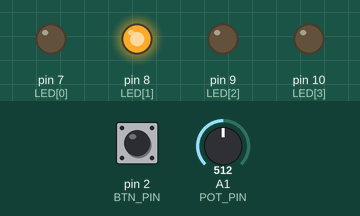
Recording of a sketch running on a simulated Arduino Uno, built with avr-gcc and run on an emulated ATmega328P. Shown: output pins drawn as LEDs (lit = HIGH). The test bench sets the inputs (shaded band); at power-on: A1 (POT_PIN) = 512, pin 2 (BTN_PIN) HIGH. Random numbers use the default seed unless the sketch sets one.

Above: at 1.2 s.
1.3 s: A1 (POT_PIN) set to 548
2.8 s: A1 (POT_PIN) set to 576
At 4.0 s:
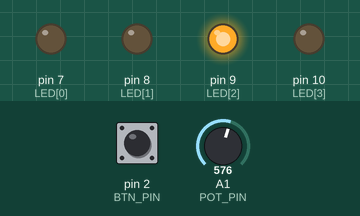
4.3 s: A1 (POT_PIN) set to 306
At 5.2 s:
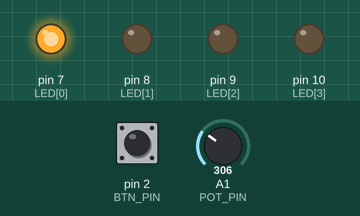
5.8 s: A1 (POT_PIN) set to 324
At 6.3 s:
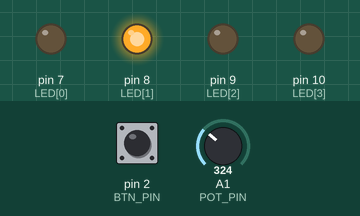
8.9 s: A1 (POT_PIN) set to 900
At 9.9 s:
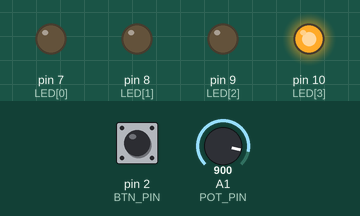
Timing chart, 0 to 11.4 s (numbered marks = the images above; inputs shaded):
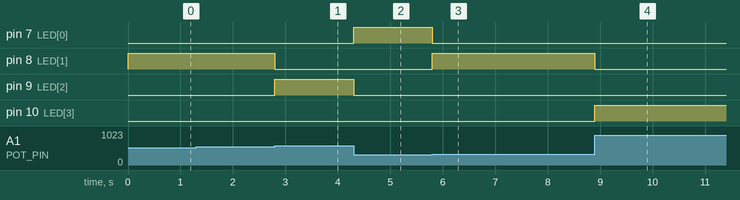

The sketch:

labo2.ino
```cpp
const int ETD_ID = 6357132;
const int LED[] = {7, 8, 9, 10};
const int NB_LEDS = 4;
const int BTN_PIN = 2;
const int POT_PIN = A1;
const bool IS_EVEN = (ETD_ID % 2 == 0);

int btnState = HIGH;
int btnPrevious = HIGH;
int lastReading = HIGH;

int value = 0;
int mappedValue = 0;

int currentRange = -1;
int previousRange = -1;

unsigned long lastDebounceTime = 0;
const unsigned long DEBOUNCE_DELAY = 100;


void setup() {
  Serial.begin(9600);
  for (int i = 0; i < NB_LEDS; i++) { pinMode(LED[i], OUTPUT); }
  pinMode(BTN_PIN, INPUT_PULLUP);
  pinMode(POT_PIN, INPUT_PULLUP);
}

void choice() {
  value = analogRead(POT_PIN);
  mappedValue = map(value, 0, 1023, 0, 20);

  // Debounce du bouton
  int reading = digitalRead(BTN_PIN);
  if (reading != lastReading) {
    lastDebounceTime = millis();
  }
  if ((millis() - lastDebounceTime) > DEBOUNCE_DELAY) {
    btnPrevious = btnState;
    btnState = reading;
  }
  lastReading = reading;

  // Plage actuelle
  if (mappedValue <= 5) {
    currentRange = 0;
  } else if (mappedValue <= 10) {
    currentRange = 1;
  } else if (mappedValue <= 15) {
    currentRange = 2;
  } else {
    currentRange = 3;
  }

  if (ETD_ID % 2 == 0) { idIsEven(); }
  else { idIsOdd(); }
}

void idIsEven() {
  if (btnState == LOW) {
    if (btnPrevious == HIGH || currentRange != previousRange) {
      switch (currentRange) {
        case 0: Serial.println("[!!!!!...............] 25%");  break;
        case 1: Serial.println("[!!!!!!!!!!..........] 50%");  break;
        case 2: Serial.println("[!!!!!!!!!!!!!!!.....] 75%");  break;
        case 3: Serial.println("[!!!!!!!!!!!!!!!!!!!!] 100%"); break;
      }
      previousRange = currentRange;
    }
  } else {
    currentRange = -1;
  }

  if (mappedValue <= 5) {
    digitalWrite(LED[0], HIGH);
    digitalWrite(LED[1], LOW);
    digitalWrite(LED[2], LOW);
    digitalWrite(LED[3], LOW);
  } else if (mappedValue <= 10) {
    digitalWrite(LED[0], LOW);
    digitalWrite(LED[1], HIGH);
    digitalWrite(LED[2], LOW);
    digitalWrite(LED[3], LOW);
  } else if (mappedValue <= 15) {
    digitalWrite(LED[0], LOW);
    digitalWrite(LED[1], LOW);
    digitalWrite(LED[2], HIGH);
    digitalWrite(LED[3], LOW);
  } else {
    digitalWrite(LED[0], LOW);
    digitalWrite(LED[1], LOW);
    digitalWrite(LED[2], LOW);
    digitalWrite(LED[3], HIGH);
  }
}

void idIsOdd() {
  if (btnState == LOW) {
    if (btnPrevious == HIGH || currentRange != previousRange) {
      switch (currentRange) {
        case 0: Serial.println("25%  [-----................]");  break;
        case 1: Serial.println("50%  [-----------..........]");  break;
        case 2: Serial.println("75%  [----------------.....]");  break;
        case 3: Serial.println("100% [---------------------]");  break;
      }
      previousRange = currentRange;
    }
  } else {
    previousRange = -1;
  }

  if (mappedValue <= 5) {
    digitalWrite(LED[0], HIGH);
    digitalWrite(LED[1], LOW);
    digitalWrite(LED[2], LOW);
    digitalWrite(LED[3], LOW);
  } else if (mappedValue <= 10) {
    digitalWrite(LED[0], HIGH);
    digitalWrite(LED[1], HIGH);
    digitalWrite(LED[2], LOW);
    digitalWrite(LED[3], LOW);
  } else if (mappedValue <= 15) {
    digitalWrite(LED[0], HIGH);
    digitalWrite(LED[1], HIGH);
    digitalWrite(LED[2], HIGH);
    digitalWrite(LED[3], LOW);
  } else {
    digitalWrite(LED[0], HIGH);
    digitalWrite(LED[1], HIGH);
    digitalWrite(LED[2], HIGH);
    digitalWrite(LED[3], HIGH);
  }
}

void loop() {
  choice();
}
```

Measured:
- the behaviour switches between 562 and 563 on A1 (POT_PIN) (found by bisection; images 0 and 1)
- the behaviour switches between 306 and 307 on A1 (POT_PIN) (found by bisection; images 2 and 3)
- after the input at 1.3 s, every drawn part: stays the same
- after the input at 2.8 s, pin 8 (LED[1]): HIGH → LOW at once; pin 9 (LED[2]): LOW → HIGH at once
- after the input at 4.3 s, pin 7 (LED[0]): LOW → HIGH at once; pin 9 (LED[2]): HIGH → LOW at once
- after the input at 5.8 s, pin 7 (LED[0]): HIGH → LOW at once; pin 8 (LED[1]): LOW → HIGH at once
- after the input at 8.9 s, pin 8 (LED[1]): HIGH → LOW at once; pin 10 (LED[3]): LOW → HIGH at once
